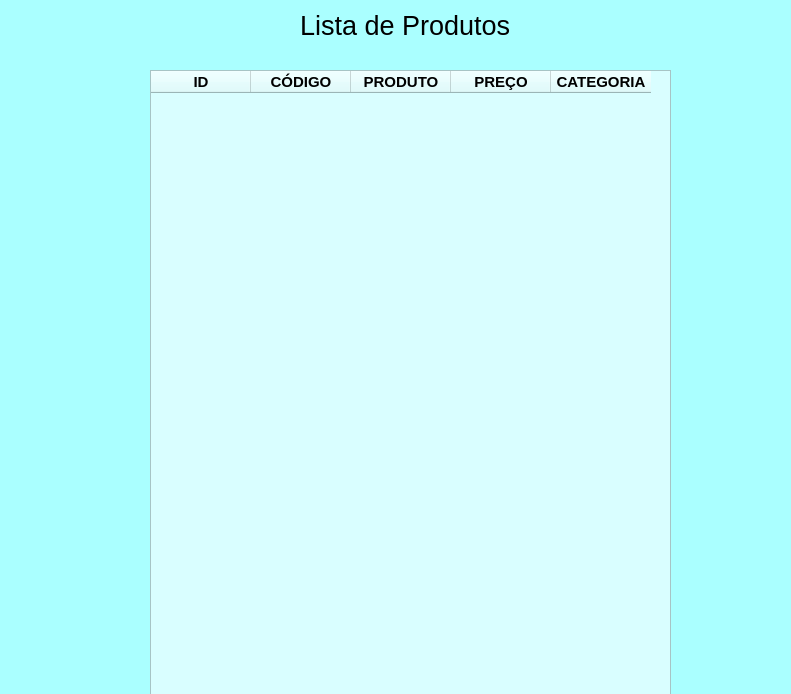
<?xml version="1.0" encoding="UTF-8"?>
<ui version="4.0">
 <class>Dialog</class>
 <widget class="QDialog" name="Dialog">
  <property name="geometry">
   <rect>
    <x>0</x>
    <y>0</y>
    <width>791</width>
    <height>694</height>
   </rect>
  </property>
  <property name="windowTitle">
   <string>Dialog</string>
  </property>
  <property name="styleSheet">
   <string notr="true">background-color: rgb(170, 255, 255);</string>
  </property>
  <widget class="QLabel" name="label">
   <property name="geometry">
    <rect>
     <x>300</x>
     <y>0</y>
     <width>221</width>
     <height>51</height>
    </rect>
   </property>
   <property name="font">
    <font>
     <pointsize>20</pointsize>
     <weight>50</weight>
     <bold>false</bold>
     <underline>false</underline>
    </font>
   </property>
   <property name="text">
    <string>Lista de Produtos</string>
   </property>
  </widget>
  <widget class="QTableWidget" name="tableWidget">
   <property name="geometry">
    <rect>
     <x>150</x>
     <y>70</y>
     <width>521</width>
     <height>631</height>
    </rect>
   </property>
   <property name="font">
    <font>
     <pointsize>13</pointsize>
     <weight>75</weight>
     <bold>true</bold>
    </font>
   </property>
   <property name="styleSheet">
    <string notr="true">background-color: rgb(217, 254, 255);</string>
   </property>
   <property name="gridStyle">
    <enum>Qt::NoPen</enum>
   </property>
   <column>
    <property name="text">
     <string>ID</string>
    </property>
    <property name="font">
     <font>
      <pointsize>11</pointsize>
      <weight>75</weight>
      <bold>true</bold>
     </font>
    </property>
   </column>
   <column>
    <property name="text">
     <string>CÓDIGO</string>
    </property>
    <property name="font">
     <font>
      <pointsize>11</pointsize>
      <weight>75</weight>
      <bold>true</bold>
     </font>
    </property>
   </column>
   <column>
    <property name="text">
     <string>PRODUTO</string>
    </property>
    <property name="font">
     <font>
      <pointsize>11</pointsize>
      <weight>75</weight>
      <bold>true</bold>
     </font>
    </property>
   </column>
   <column>
    <property name="text">
     <string>PREÇO</string>
    </property>
    <property name="font">
     <font>
      <pointsize>11</pointsize>
      <weight>75</weight>
      <bold>true</bold>
     </font>
    </property>
   </column>
   <column>
    <property name="text">
     <string>CATEGORIA</string>
    </property>
    <property name="font">
     <font>
      <pointsize>11</pointsize>
      <weight>75</weight>
      <bold>true</bold>
     </font>
    </property>
   </column>
  </widget>
 </widget>
 <resources/>
 <connections/>
</ui>
